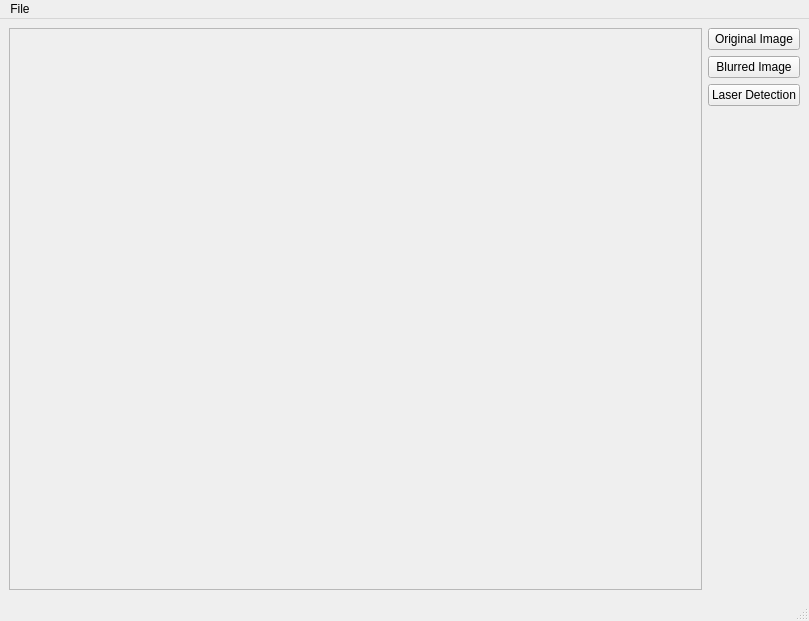
<?xml version="1.0" encoding="UTF-8"?>
<ui version="4.0">
 <class>MainWindow</class>
 <widget class="QMainWindow" name="MainWindow">
  <property name="geometry">
   <rect>
    <x>0</x>
    <y>0</y>
    <width>809</width>
    <height>621</height>
   </rect>
  </property>
  <property name="windowTitle">
   <string>Book Scanner</string>
  </property>
  <widget class="QWidget" name="centralwidget">
   <layout class="QHBoxLayout" name="horizontalLayout">
    <item>
     <widget class="QScrollArea" name="scrollArea">
      <property name="widgetResizable">
       <bool>true</bool>
      </property>
      <widget class="QWidget" name="scrollAreaWidgetContents">
       <property name="geometry">
        <rect>
         <x>0</x>
         <y>0</y>
         <width>633</width>
         <height>552</height>
        </rect>
       </property>
       <layout class="QHBoxLayout" name="horizontalLayout_2">
        <item>
         <widget class="QLabel" name="processedImage">
          <property name="text">
           <string/>
          </property>
         </widget>
        </item>
       </layout>
      </widget>
     </widget>
    </item>
    <item>
     <layout class="QVBoxLayout" name="verticalLayout">
      <item>
       <widget class="QPushButton" name="ShowOriginalButton">
        <property name="text">
         <string>Original Image</string>
        </property>
       </widget>
      </item>
      <item>
       <widget class="QPushButton" name="ShowBlurredButton">
        <property name="text">
         <string>Blurred Image</string>
        </property>
       </widget>
      </item>
      <item>
       <widget class="QPushButton" name="pushButton">
        <property name="text">
         <string>Laser Detection</string>
        </property>
       </widget>
      </item>
      <item>
       <spacer name="verticalSpacer">
        <property name="orientation">
         <enum>Qt::Vertical</enum>
        </property>
        <property name="sizeHint" stdset="0">
         <size>
          <width>20</width>
          <height>40</height>
         </size>
        </property>
       </spacer>
      </item>
     </layout>
    </item>
   </layout>
  </widget>
  <widget class="QMenuBar" name="menubar">
   <property name="geometry">
    <rect>
     <x>0</x>
     <y>0</y>
     <width>809</width>
     <height>22</height>
    </rect>
   </property>
   <widget class="QMenu" name="menuFile">
    <property name="title">
     <string>File</string>
    </property>
    <addaction name="actionOpen"/>
   </widget>
   <addaction name="menuFile"/>
  </widget>
  <widget class="QStatusBar" name="statusbar"/>
  <action name="actionOpen">
   <property name="text">
    <string>Open</string>
   </property>
  </action>
 </widget>
 <resources/>
 <connections/>
</ui>
